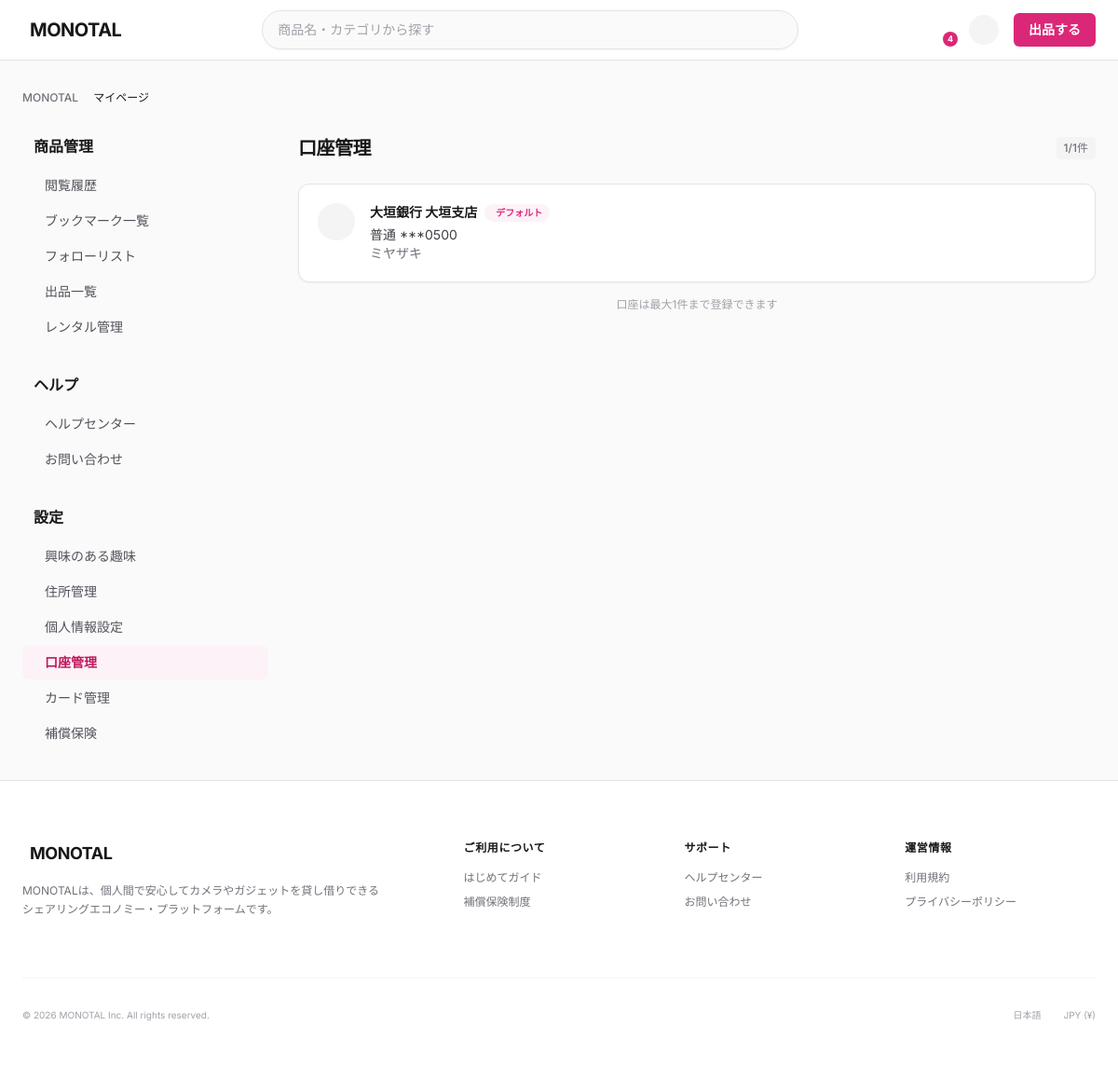
The page /monotal/mypage/bank-accounts/ (signed in) on the database its author committed.
### monotal/models.py (models this page shows, shortened)
class BankAccount(models.Model):
    ACCOUNT_TYPE_CHOICES = [
        (1, '普通'),
        (2, '当座'),
    ]
    bank_account_id = models.AutoField(primary_key=True)
    user = models.ForeignKey(
        User,
        on_delete=models.CASCADE,
        related_name='bank_accounts',
        db_column='user_id'
    )
    bank_name = models.CharField(max_length=100)  # 銀行名
    branch_name = models.CharField(max_length=100)  # 支店名
    account_type = models.IntegerField(choices=ACCOUNT_TYPE_CHOICES, default=1)  # 口座種別
    account_number = models.CharField(max_length=20)  # 口座番号
    account_holder = models.CharField(max_length=100)  # 口座名義（カナ）
    is_default = models.BooleanField(default=False)  # デフォルト口座フラグ
    register_datetime = models.DateTimeField(auto_now_add=True)
    update_datetime = models.DateTimeField(auto_now=True)
    class Meta:
        db_table = 'T_BankAccount'
        verbose_name = '銀行口座'
        verbose_name_plural = '銀行口座'
    @property
    def masked_account_number(self):
        if len(self.account_number) > 4:
            return '*' * (len(self.account_number) - 4) + self.account_number[-4:]
        return self.account_number
    @property
    def account_type_display(self):
        return dict(self.ACCOUNT_TYPE_CHOICES).get(self.account_type, '')

### monotal/views.py (the view, shortened to what this page needs)
class MyPageBankAccountListView(LoginRequiredMixin, View):
    login_url = '/monotal/login/'
    def get(self, request, *args, **kwargs):
        bank_accounts = BankAccount.objects.filter(
            user=request.user
        ).order_by('-is_default', '-register_datetime')
        context = {
            'bank_accounts': bank_accounts,
            'account_count': bank_accounts.count(),
            'max_accounts': MAX_BANK_ACCOUNTS,
            'can_add_account': bank_accounts.count() < MAX_BANK_ACCOUNTS,
            'current_page': 'bank_account_list',
        }
        return render(request, 'mypage/bank_account_list.html', context)

### monotal/context_processors.py (called while the page is built)
def rental_context(request):
    context = {
        'pending_rental_count': 0,
    }
    if request.user.is_authenticated:
        context['pending_rental_count'] = RentalRequest.objects.filter(
            requested_user=request.user,
            rental_request_status_id=1  # 申請中
        ).count()
    return context

def notification_context(request):
    context = {
        'unread_notification_count': 0,
    }
    if request.user.is_authenticated:
        target_notification_ids = NotificationTargetUser.objects.filter(
            user=request.user
        ).values_list('notification_id', flat=True)
        read_notification_ids = NotificationRead.objects.filter(
            user=request.user,
            notification_read_status_id=2  # 既読
        ).values_list('notification_id', flat=True)
        context['unread_notification_count'] = target_notification_ids.exclude(
            notification_id__in=read_notification_ids
        ).count()
    return context

### templates/mypage/bank_account_list.html (shortened to what this page needs)
{% extends 'base.html' %}
{% load static %}
{% block extra_css %}
<link rel="stylesheet" href="{% static 'css/mypage.css' %}">
{% endblock %}
{% block content %}
<main class="mx-auto max-w-[1200px] w-full px-4 lg:px-6 py-8">
    <nav class="mb-8 flex text-xs font-medium text-zinc-500 overflow-x-auto whitespace-nowrap">
        <ol class="flex items-center space-x-2">
            <li><a href="{% url 'index' %}" class="hover:underline hover:text-pink-600">MONOTAL</a></li>
            <li class="text-zinc-900">マイページ</li>
        </ol>
    </nav>
    <div class="lg:grid lg:grid-cols-12 lg:gap-8 items-start">
        {% include 'mypage/_sidebar.html' %}
        <div class="lg:col-span-9">
            <div class="mb-6 flex items-center justify-between">
                <h1 class="text-xl font-bold tracking-tight text-zinc-900">口座管理</h1>
                <span class="text-xs font-medium text-zinc-500 bg-zinc-100 px-2 py-1 rounded">{{ account_count }}/{{ max_accounts }}件</span>
            </div>
            <div class="space-y-4" id="accountList">
                {% for account in bank_accounts %}
                <div class="bg-white rounded-xl border border-zinc-200 shadow-sm p-4 sm:p-5 hover:border-zinc-300 transition-colors" data-account-id="{{ account.bank_account_id }}">
                    <div class="flex items-start gap-4">
                        <div class="flex-shrink-0 h-10 w-10 rounded-full bg-zinc-100 flex items-center justify-center text-zinc-500">
                        </div>
                        <div class="flex-1 min-w-0">
                            <div class="flex items-center gap-2 mb-1">
                                <span class="text-sm font-bold text-zinc-900">{{ account.bank_name }} {{ account.branch_name }}</span>
                                {% if account.is_default %}
                                <span class="inline-flex items-center gap-1 text-[10px] font-bold text-pink-600 bg-pink-50 px-2 py-0.5 rounded-full">
                                    デフォルト
                                </span>
                                {% endif %}
                            </div>
                            <p class="text-sm text-zinc-700">{{ account.account_type_display }} {{ account.masked_account_number }}</p>
                            <p class="text-sm text-zinc-500">{{ account.account_holder }}</p>
                        </div>
                        <div class="flex-shrink-0 flex gap-1">
                            <button type="button" class="edit-account-btn p-2 text-zinc-400 hover:text-blue-500 hover:bg-blue-50 rounded-lg transition-colors"
                                    data-account-id="{{ account.bank_account_id }}"
                                    data-bank-name="{{ account.bank_name }}"
                                    data-branch-name="{{ account.branch_name }}"
                                    data-account-type="{{ account.account_type }}"
                                    data-account-number="{{ account.account_number }}"
                                    data-account-holder="{{ account.account_holder }}"
                                    title="編集">
                            </button>
                            <button type="button" class="delete-account-btn p-2 text-zinc-400 hover:text-red-500 hover:bg-red-50 rounded-lg transition-colors"
                                    data-account-id="{{ account.bank_account_id }}"
                                    title="削除">
                            </button>
                        </div>
                    </div>
                </div>
                {% endfor %}
            </div>
            {% if not can_add_account and account_count > 0 %}
            <div class="mt-4 text-center text-xs text-zinc-400">
                口座は最大{{ max_accounts }}件まで登録できます
            </div>
            {% endif %}
        </div>
    </div>
</main>
{% endblock %}

### templates/base.html (style rules this page uses)
body { font-family: 'Inter', sans-serif; }

### rows shown on the page
BankAccount: bank_name "大垣銀行", branch_name "大垣支店", is_default "デフォルト", account_type_display "普通", masked_account_number "***0500", account_holder "ミヤザキ"

### other values the page prints
{{ unread_notification_count }} "4"
{{ account_count }} "1"
{{ max_accounts }} "1"
